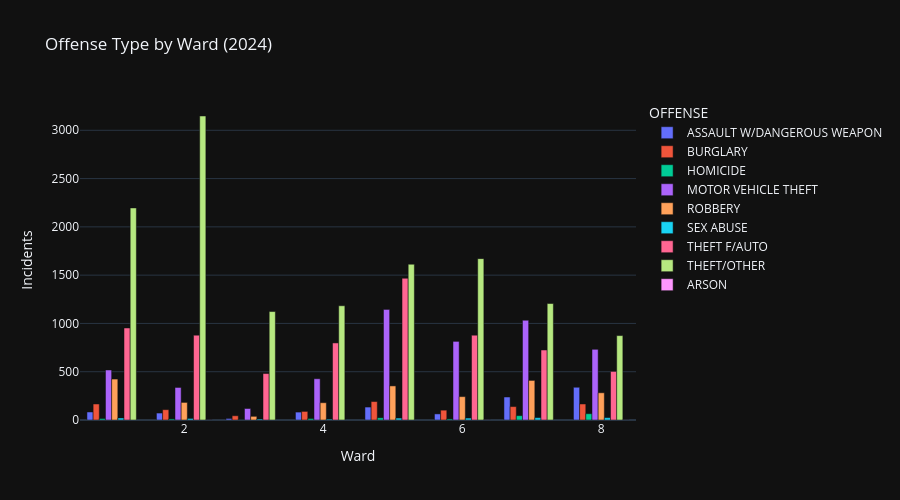

Source (notebook cell):
### Code cell
offense_ward = df.groupby(['WARD', 'OFFENSE']).size().reset_index(name='COUNT')
fig6 = px.bar(offense_ward, x='WARD', y='COUNT', color='OFFENSE',
              title='Offense Type by Ward (2024)', barmode='group',
              template='plotly_dark', labels={'COUNT':'Incidents','WARD':'Ward'})
fig6.update_layout(height=500)
fig6.show()

### Figure 1 — Plotly figure (JSON) as saved in the notebook; plotly's stock layout.template omitted (floating-point values rounded to 4 significant figures)
{"data": [{"alignmentgroup": "True", "hovertemplate": "OFFENSE=ASSAULT W/DANGEROUS WEAPON<br>Ward=%{x}<br>Incidents=%{y}<extra></extra>", "legendgroup": "ASSAULT W/DANGEROUS WEAPON", "marker": {"color": "#636efa", "pattern": {"shape": ""}}, "name": "ASSAULT W/DANGEROUS WEAPON", "offsetgroup": "ASSAULT W/DANGEROUS WEAPON", "orientation": "v", "showlegend": true, "textposition": "auto", "type": "bar", "x": [1.0, 2.0, 3.0, 4.0, 5.0, 6.0, 7.0, 8.0], "xaxis": "x", "y": [83, 72, 16, 82, 134, 63, 238, 339], "yaxis": "y"}, {"alignmentgroup": "True", "hovertemplate": "OFFENSE=BURGLARY<br>Ward=%{x}<br>Incidents=%{y}<extra></extra>", "legendgroup": "BURGLARY", "marker": {"color": "#EF553B", "pattern": {"shape": ""}}, "name": "BURGLARY", "offsetgroup": "BURGLARY", "orientation": "v", "showlegend": true, "textposition": "auto", "type": "bar", "x": [1.0, 2.0, 3.0, 4.0, 5.0, 6.0, 7.0, 8.0], "xaxis": "x", "y": [166, 107, 44, 89, 191, 102, 139, 166], "yaxis": "y"}, {"alignmentgroup": "True", "hovertemplate": "OFFENSE=HOMICIDE<br>Ward=%{x}<br>Incidents=%{y}<extra></extra>", "legendgroup": "HOMICIDE", "marker": {"color": "#00cc96", "pattern": {"shape": ""}}, "name": "HOMICIDE", "offsetgroup": "HOMICIDE", "orientation": "v", "showlegend": true, "textposition": "auto", "type": "bar", "x": [1.0, 2.0, 3.0, 4.0, 5.0, 6.0, 7.0, 8.0], "xaxis": "x", "y": [15, 11, 2, 15, 23, 11, 45, 65], "yaxis": "y"}, {"alignmentgroup": "True", "hovertemplate": "OFFENSE=MOTOR VEHICLE THEFT<br>Ward=%{x}<br>Incidents=%{y}<extra></extra>", "legendgroup": "MOTOR VEHICLE THEFT", "marker": {"color": "#ab63fa", "pattern": {"shape": ""}}, "name": "MOTOR VEHICLE THEFT", "offsetgroup": "MOTOR VEHICLE THEFT", "orientation": "v", "showlegend": true, "textposition": "auto", "type": "bar", "x": [1.0, 2.0, 3.0, 4.0, 5.0, 6.0, 7.0, 8.0], "xaxis": "x", "y": [518, 337, 119, 427, 1145, 814, 1033, 732], "yaxis": "y"}, {"alignmentgroup": "True", "hovertemplate": "OFFENSE=ROBBERY<br>Ward=%{x}<br>Incidents=%{y}<extra></extra>", "legendgroup": "ROBBERY", "marker": {"color": "#FFA15A", "pattern": {"shape": ""}}, "name": "ROBBERY", "offsetgroup": "ROBBERY", "orientation": "v", "showlegend": true, "textposition": "auto", "type": "bar", "x": [1.0, 2.0, 3.0, 4.0, 5.0, 6.0, 7.0, 8.0], "xaxis": "x", "y": [424, 182, 38, 179, 353, 242, 410, 282], "yaxis": "y"}, {"alignmentgroup": "True", "hovertemplate": "OFFENSE=SEX ABUSE<br>Ward=%{x}<br>Incidents=%{y}<extra></extra>", "legendgroup": "SEX ABUSE", "marker": {"color": "#19d3f3", "pattern": {"shape": ""}}, "name": "SEX ABUSE", "offsetgroup": "SEX ABUSE", "orientation": "v", "showlegend": true, "textposition": "auto", "type": "bar", "x": [1.0, 2.0, 3.0, 4.0, 5.0, 6.0, 7.0, 8.0], "xaxis": "x", "y": [21, 16, 10, 9, 20, 20, 24, 24], "yaxis": "y"}, {"alignmentgroup": "True", "hovertemplate": "OFFENSE=THEFT F/AUTO<br>Ward=%{x}<br>Incidents=%{y}<extra></extra>", "legendgroup": "THEFT F/AUTO", "marker": {"color": "#FF6692", "pattern": {"shape": ""}}, "name": "THEFT F/AUTO", "offsetgroup": "THEFT F/AUTO", "orientation": "v", "showlegend": true, "textposition": "auto", "type": "bar", "x": [1.0, 2.0, 3.0, 4.0, 5.0, 6.0, 7.0, 8.0], "xaxis": "x", "y": [953, 878, 481, 798, 1468, 878, 725, 503], "yaxis": "y"}, {"alignmentgroup": "True", "hovertemplate": "OFFENSE=THEFT/OTHER<br>Ward=%{x}<br>Incidents=%{y}<extra></extra>", "legendgroup": "THEFT/OTHER", "marker": {"color": "#B6E880", "pattern": {"shape": ""}}, "name": "THEFT/OTHER", "offsetgroup": "THEFT/OTHER", "orientation": "v", "showlegend": true, "textposition": "auto", "type": "bar", "x": [1.0, 2.0, 3.0, 4.0, 5.0, 6.0, 7.0, 8.0], "xaxis": "x", "y": [2196, 3148, 1123, 1183, 1613, 1671, 1206, 874], "yaxis": "y"}, {"alignmentgroup": "True", "hovertemplate": "OFFENSE=ARSON<br>Ward=%{x}<br>Incidents=%{y}<extra></extra>", "legendgroup": "ARSON", "marker": {"color": "#FF97FF", "pattern": {"shape": ""}}, "name": "ARSON", "offsetgroup": "ARSON", "orientation": "v", "showlegend": true, "textposition": "auto", "type": "bar", "x": [2.0, 6.0, 8.0], "xaxis": "x", "y": [1, 2, 1], "yaxis": "y"}], "layout": {"barmode": "group", "height": 500, "legend": {"title": {"text": "OFFENSE"}, "tracegroupgap": 0}, "title": {"text": "Offense Type by Ward (2024)"}, "xaxis": {"anchor": "y", "domain": [0, 1], "title": {"text": "Ward"}}, "yaxis": {"anchor": "x", "domain": [0, 1], "title": {"text": "Incidents"}}}}
